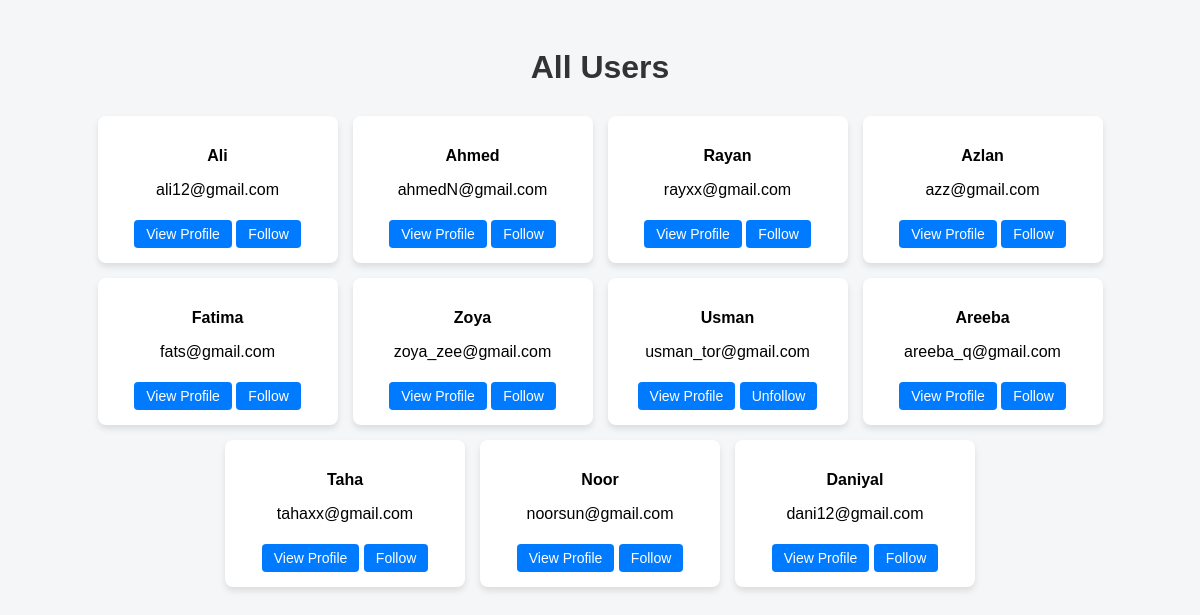
The page /allusers (signed in) on the database its author committed.
### tables this page shows
CREATE TABLE Users (
    username TEXT PRIMARY KEY,
    email TEXT UNIQUE NOT NULL,
    password TEXT NOT NULL,
    description TEXT,
    noOfBooksRead INT DEFAULT 0,
    topPick1 TEXT,
    topPick2 TEXT,
    topPick3 TEXT
);

### app.py (the view)
@app.route("/allusers")
def all_users():
    if "username" not in session:
        return redirect("/login")
    current_user = session["username"]
    conn = get_db_connection()
    users = conn.execute("SELECT * FROM Users").fetchall()
    followed = conn.execute("SELECT followee FROM Follows WHERE follower = ?", (current_user,)).fetchall()
    followed_set = {row['followee'] for row in followed}
    conn.close()
    return render_template("allusers.html", users=users, followed_set=followed_set, current_user=current_user)

### app.py (called while the page is built)
def get_db_connection():
    conn = sqlite3.connect(DATABASE)
    conn.row_factory = sqlite3.Row
    return conn

### templates/allusers.html (shortened to what this page needs)
<!DOCTYPE html>
<html lang="en">
<head>
</head>
<body>
    <h1>All Users</h1>
    <div class="user-list">
        {% for user in users %}
            {% if user.username != current_user %}
                <div class="user-card">
                    <p><strong>{{ user.username }}</strong></p>
                    <p>{{ user.email }}</p>
                    <form action="/profile/{{ user.username }}" method="get" style="display: inline;">
                        <button type="submit">View Profile</button>
                    </form>
                    {% if user.username in followed_set %}
                        <form action="/unfollow/{{ user.username }}" method="post" style="display: inline;">
                            <button type="submit">Unfollow</button>
                        </form>
                    {% else %}
                        <form action="/follow/{{ user.username }}" method="post" style="display: inline;">
                            <button type="submit">Follow</button>
                        </form>
                    {% endif %}
                </div>
            {% endif %}
        {% endfor %}
    </div>
</body>
</html>

### templates/allusers.html (style rules this page uses)
body { font-family: Arial, sans-serif; background-color: #f4f6f8; padding: 20px; text-align: center; }
h1 { color: #333; margin-bottom: 30px; }
.user-list { display: flex; flex-wrap: wrap; justify-content: center; gap: 15px; }
.user-card { background-color: white; padding: 15px 20px; border-radius: 8px; box-shadow: 0 4px 6px rgba(0, 0, 0, 0.1); width: 200px; transition: transform 0.2s ease-in-out; }
button { background-color: #007BFF; color: white; border: none; padding: 6px 12px; border-radius: 4px; margin-top: 5px; cursor: pointer; font-size: 14px; }

### rows shown on the page
Users: username "Ali", email "ali12@gmail.com"
Users: username "Ahmed", email "ahmedN@gmail.com"
Users: username "Rayan", email "rayxx@gmail.com"
Users: username "Azlan", email "azz@gmail.com"
Users: username "Fatima", email "fats@gmail.com"
Users: username "Zoya", email "zoya_zee@gmail.com"
Users: username "Usman", email "usman_tor@gmail.com"
Users: username "Areeba", email "areeba_q@gmail.com"
Users: username "Taha", email "tahaxx@gmail.com"
Users: username "Noor", email "noorsun@gmail.com"
Users: username "Daniyal", email "dani12@gmail.com"
